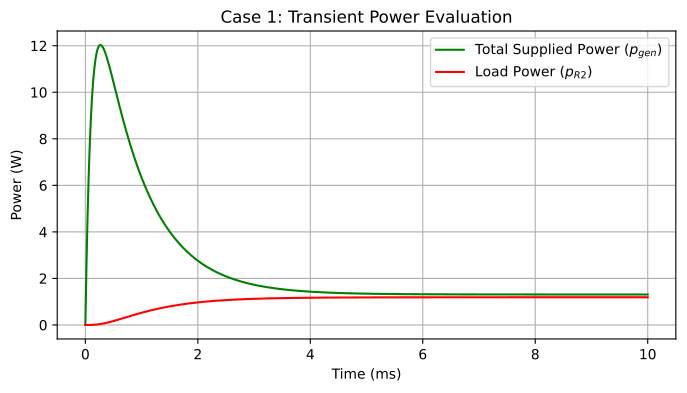

Write the Python code that produced this figure.
# Script 3
import numpy as np
import matplotlib.pyplot as plt
from scipy.integrate import solve_ivp

V_s = 12.0
R1 = 10.0
L1 = 0.001
C1 = 0.0001
R2 = 100.0

def circuit_dynamics(t, x):
    v3, i_L = x[0], x[1]
    dv3_dt = (i_L - v3/R2) / C1
    di_L_dt = (V_s - R1*i_L - v3) / L1
    return [dv3_dt, di_L_dt]

x0 = [0.0, 0.0]
t_span = (0, 0.01)
t_eval = np.linspace(t_span[0], t_span[1], 1000)

sol = solve_ivp(circuit_dynamics, t_span, x0, t_eval=t_eval, method='Radau')

v3 = sol.y[0]
i_L = sol.y[1]

# Power calculations
p_total = V_s * i_L
p_R2 = (v3**2) / R2

# Plotting results
plt.figure(figsize=(8, 4))
plt.plot(sol.t * 1000, p_total, 'g-', label='Total Supplied Power ($p_{gen}$)')
plt.plot(sol.t * 1000, p_R2, 'r-', label='Load Power ($p_{R2}$)')
plt.title('Case 1: Transient Power Evaluation')
plt.xlabel('Time (ms)')
plt.ylabel('Power (W)')
plt.grid(True)
plt.legend()
plt.savefig('script3.pdf', format='pdf', bbox_inches='tight')
plt.show()
